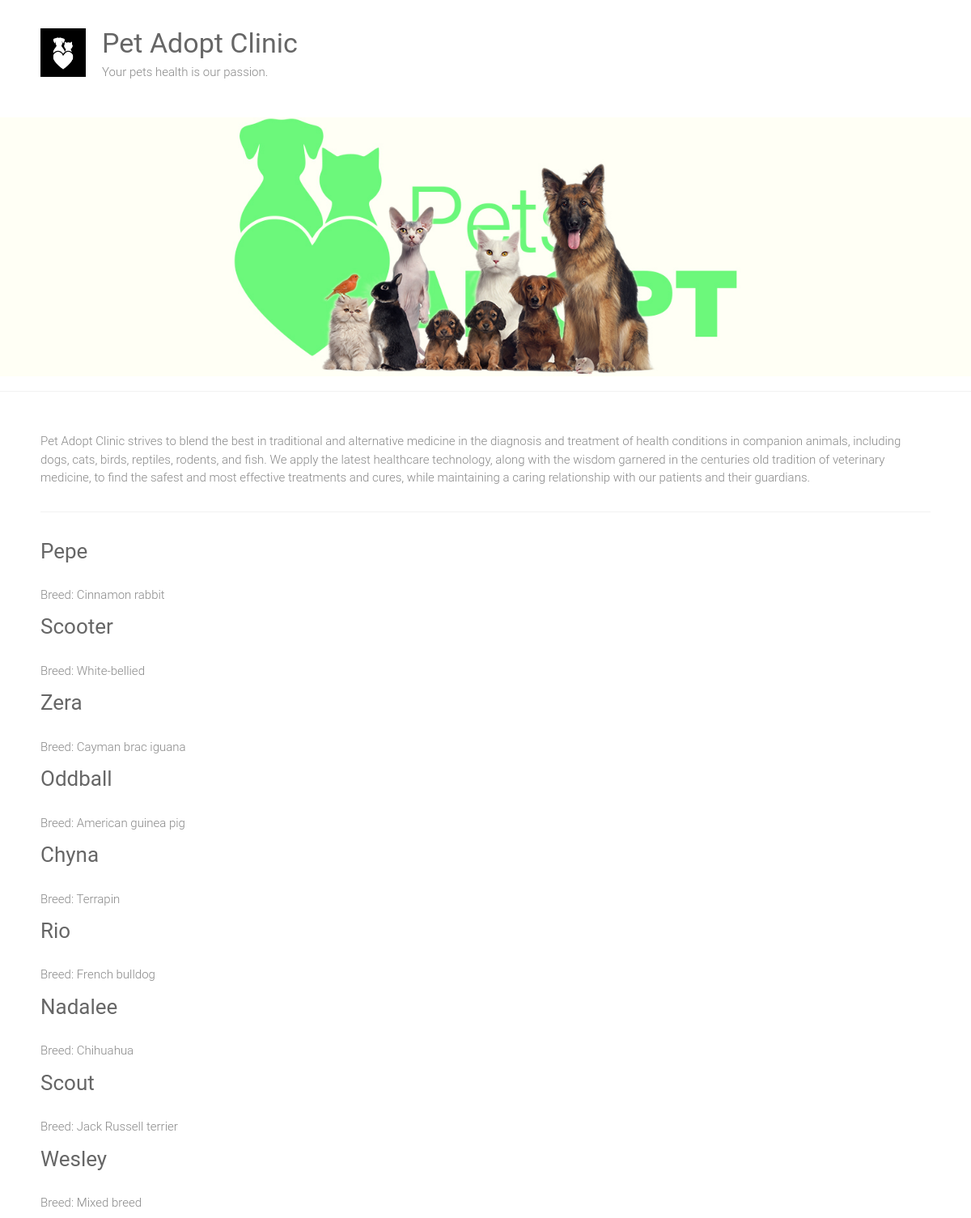
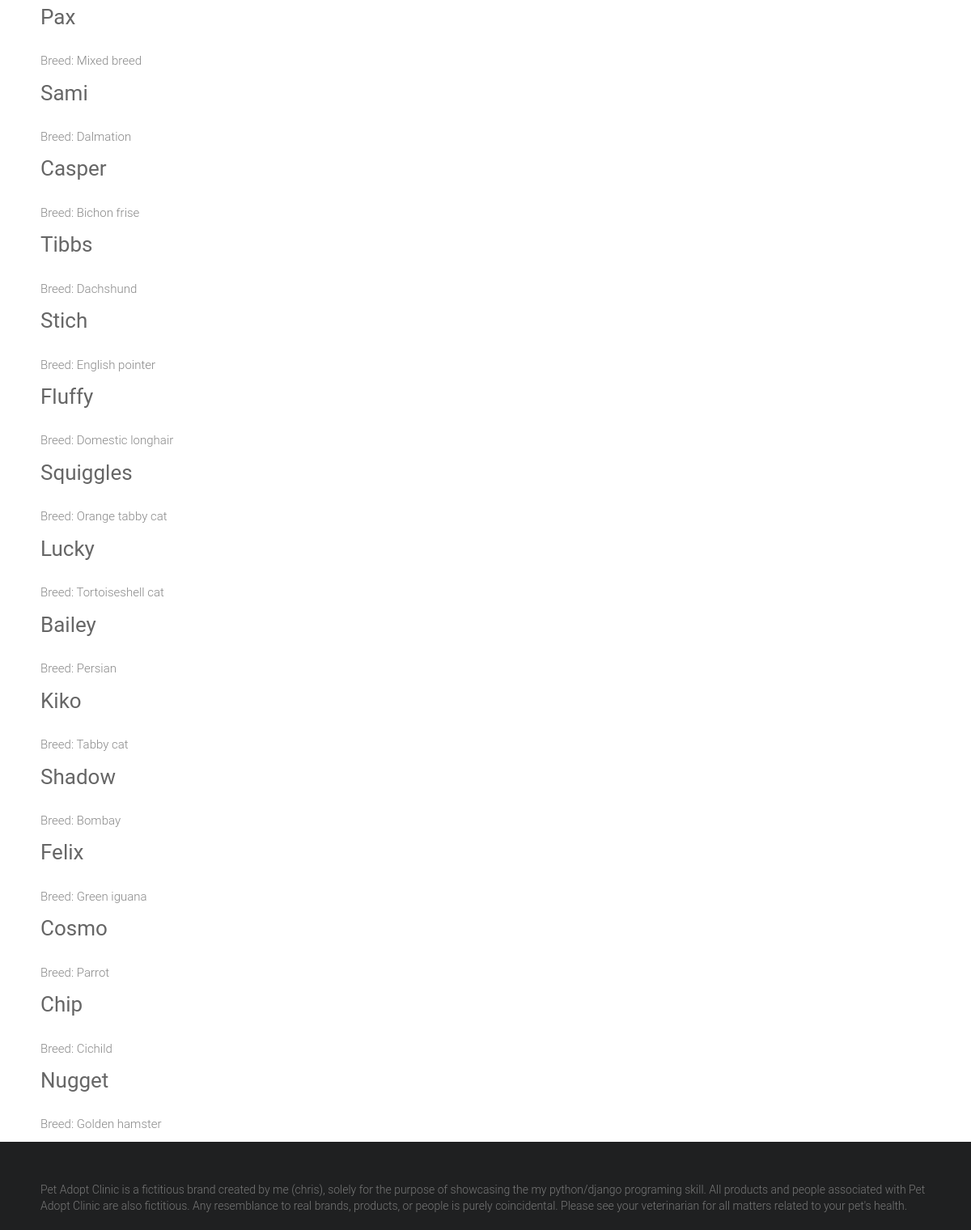
Before: / with the older database file (2 pictures, top to bottom).
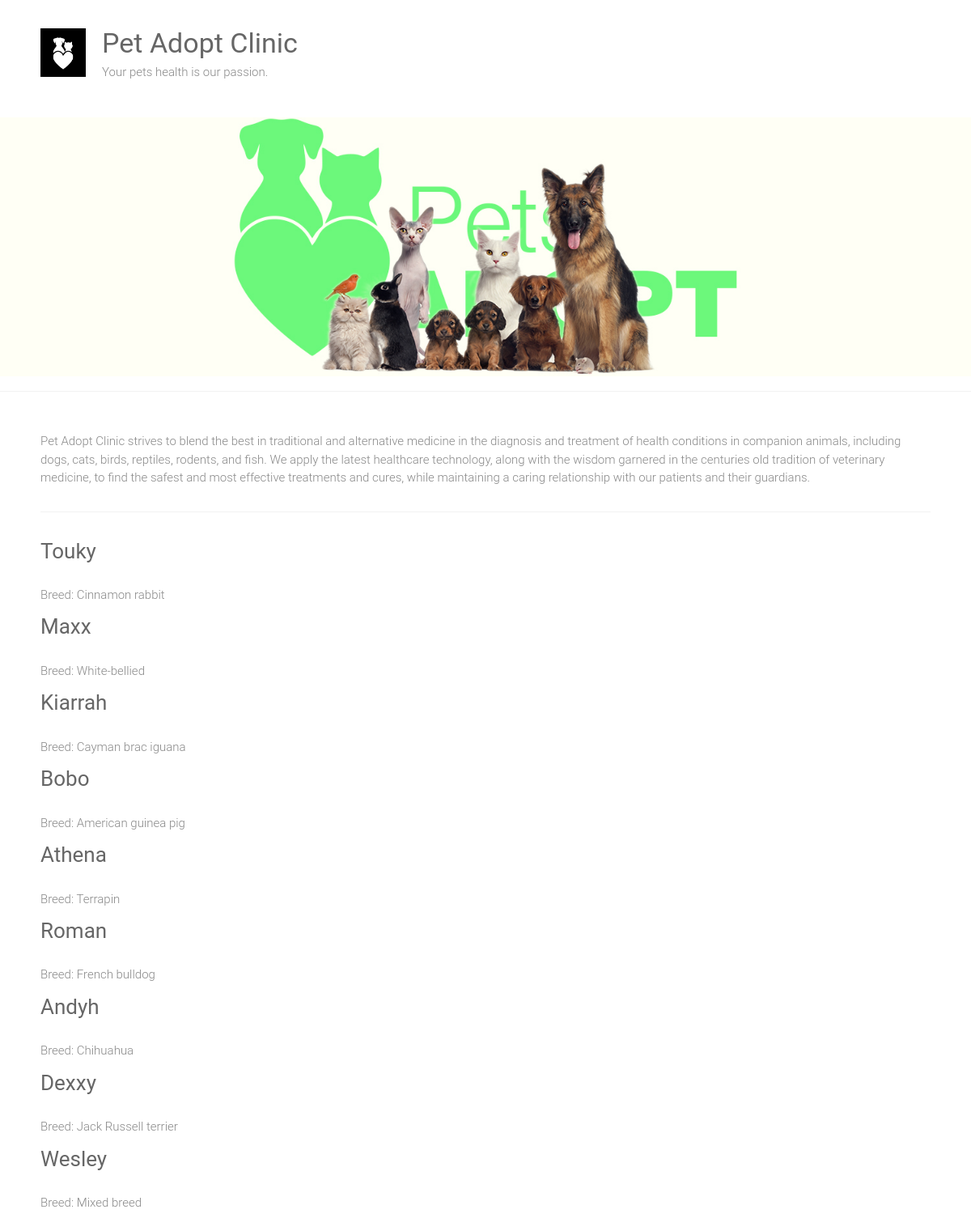
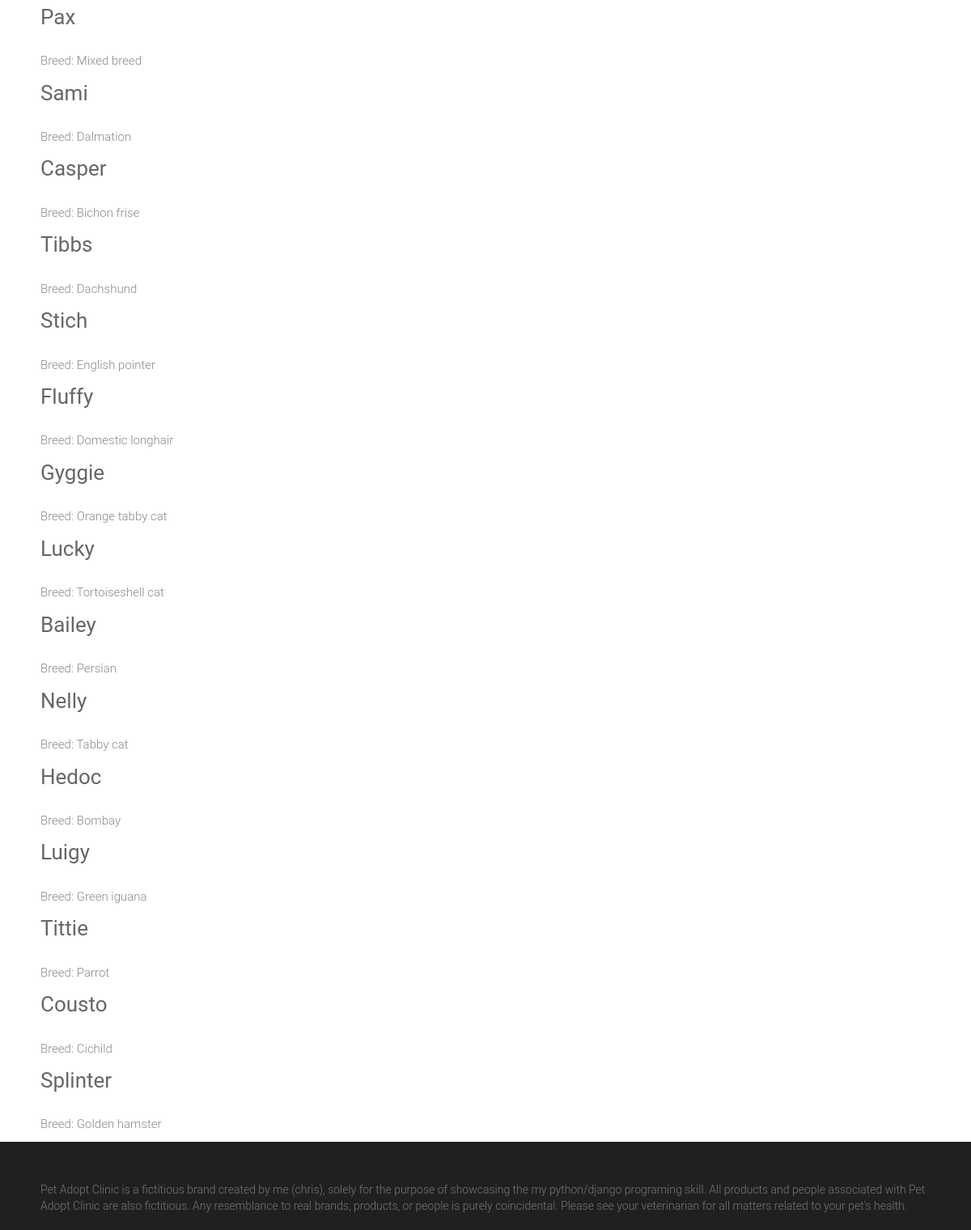
After: the same page with the newer database file (2 pictures, top to bottom).
### adoptions/models.py (models this page shows)
class Pet(models.Model):
    SEX_CHOICE = [('M','Male'),('F','Female')]
    name = models.CharField(max_length=100)
    submitter = models.CharField(max_length=100)
    species = models.CharField(max_length=30)
    breed = models.CharField(max_length=30)
    description = models.TextField()
    sex = models.CharField(choices=SEX_CHOICE, max_length=1)
    submission_date = models.DateTimeField()
    age = models.IntegerField(null=True)
    vaccinations = models.ManyToManyField('vaccine', blank=True)

### adoptions/views.py (the view)
# urls.py: url(r'^$', views.home, name='home'),
def home(request):
    pets = Pet.objects.all()
    return render(request,'home.html', {'pets': pets})

### adoptions/templates/home.html (shortened to what this page needs)
{% extends "base.html" %}
{% block content %}
<div>
    {% for pet in pets %}
        <div class="petname">
            <a href="{% url 'pet_detail' pet.id %}">
                <h3>{{ pet.name | capfirst }}</h3>
            </a>
            {% if pet.breed %}
                <p>Breed: {{ pet.breed }}</p>
            {% endif %}
        </div>
    {% endfor %}
</div>
{% endblock %}

### adoptions/templates/base.html (shortened to what this page needs)
{% load static %}
<html lang="en-US">
    <head>
        <link rel="stylesheet" id="ample-style-css" href="{% static 'style.css' %}" type="text/css" media="all">
    </head>
    <body class="wide">
        <div id="page" class="hfeed site">
            <header>
                <div class="header">
                    <div class="main-head-wrap inner-wrap clearfix">
                        <div id="header-logo-image">
                            <a href="/">
                                <img src="{% static 'images/logo1.png' %}" alt="Pet Adopt Clinic">
                            </a>
                        </div>
                        <div id="header-text" class="">
                            <h1 id="site-title">
                                <a href="/" title="Pet Adopt Clinic" rel="home">Pet Adopt Clinic</a>
                            </h1>
                            <p>Your pets health is our passion.</p>
                        </div>
                    </div>
                    <img src="{% static 'images/header1.jpg' %}" alt="Pet Adopt Clinic">
                </div>
            </header>
            <div class="main-wrapper">
                <div class="single-page clearfix">
                    <div class="inner-wrap">
                        <p>Pet Adopt Clinic strives to blend the best in traditional and alternative medicine in the diagnosis and treatment of health conditions in companion animals, including dogs, cats, birds, reptiles, rodents, and fish. We apply the latest healthcare technology, along with the wisdom garnered in the centuries old tradition of veterinary medicine, to find the safest and most effective treatments and cures, while maintaining a caring relationship with our patients and their guardians.</p>
                        <hr>
                        <div>
                        {% block content %}
                        {% endblock %}
                        </div>
                    </div>
                </div>
            </div>
            <footer id="colophon">
                <div class="inner-wrap">
                    Pet Adopt Clinic is a fictitious brand created by me (chris), solely for the purpose of showcasing the my python/django programing skill. All products and people associated with Pet Adopt Clinic are also fictitious. Any resemblance to real brands, products, or people is purely coincidental. Please see your veterinarian for all matters related to your pet's health.
                </div>
            </footer>
        </div>
    </body>
</html>

### static/style.css (style rules this page uses)
html, body, div, span, applet, object, iframe, h1, h2, h3, h4, h5, h6, p, blockquote, pre, a, abbr, acronym, address, big, cite, code, del, dfn, em, font, ins, kbd, q, s, samp, small, strike, strong, sub, sup, tt, var, dl, dt, dd, ol, ul, li, fieldset, form, label, legend, table, caption, tbody, tfoot, thead, tr, th, td { border: 0; font: inherit; font-size: 100%; font-style: inherit; font-weight: inherit; margin: 0; outline: 0; padding: 0; vertical-align: baseline; }
html { overflow-y: scroll; -webkit-text-size-adjust: 100%; -ms-text-size-adjust: 100%; }
article, aside, details, figcaption, figure, footer, header, main, nav, section { display: block; }
h1, h2, h3, h4, h5, h6 { color: #666666; line-height: 1.4; padding-bottom: 15px; font-weight: normal; }
h1 { font-size: 30px; }
h3 { font-size: 26px; }
body, button, input, select, textarea { color: #888888; font-size: 15px; line-height: 1.5; font-family: 'Roboto', sans-serif; font-weight: 300; }
p { color: #888888; font-size: 15px; line-height: 1.5; margin-bottom: 15px; font-weight: 300; }
body { background: #f2f2f2; }
hr { border-color: #f2f2f2; border-style: solid none none; border-width: 1px 0 0; height: 0; margin: 30px 0; }
a { color: #80abc8; text-decoration: none; -webkit-transition: 0.25s ease-in-out; -moz-transition: 0.25s ease-in-out; transition: 0.25s ease-in-out; -ms-transition: 0.25s ease-in-out; -o-transition: 0.25s ease-in-out; }
img { max-width: 100%; height: auto; vertical-align: top; margin-bottom: 18px; }
a img { border: 0; }
.clearfix:after { visibility: hidden; display: block; font-size: 0; content: " "; clear: both; height: 0; }
.clearfix { display: inline-block; }
.clearfix { display: block; }
body { padding-top: 30px; padding-bottom: 30px; }
body.wide { padding-top: 0; padding-bottom: 0; }
#page { background-color: #ffffff; margin: 0 auto; max-width: 1180px; box-shadow: 0 1px 2px 0 rgba(0, 0, 0, 0.1); }
.wide #page { max-width: 100%; }
.inner-wrap { max-width: 1100px; margin: 0 auto; }
.main-head-wrap { padding: 30px 0; }
.header { border-bottom: 1px solid #f2f2f2; }
#header-logo-image { float: left; padding: 5px 20px 5px 0; max-width: 100%; }
#header-logo-image img { margin-bottom: 0px; max-height: 60px; height: auto; width: auto; }
#header-text { float: left; padding-right: 20px; }
#site-title { padding-bottom: 0; }
#site-title a { color: #666666; font-size: 34px; }
.single-page { margin-top: 50px; }
.single-page p { margin-bottom: 10px; }
#colophon { font-size: 14px; clear: both; color: #777; background-color: #1f2021; overflow: hidden; padding: 50px 0 20px; }
#colophon, #colophon p { font-size: 14px; line-height: 1.4; }

Changed rows visible on the page:
changed Pet "Cinnamon rabbit": name "Pepe" → "Touky"
changed Pet "White-bellied": name "Scooter" → "Maxx"
changed Pet "Cayman brac iguana": name "Zera" → "Kiarrah"
changed Pet "American guinea pig": name "Oddball" → "Bobo"
changed Pet "Terrapin": name "Chyna" → "Athena"
changed Pet "French bulldog": name "Rio" → "Roman"
changed Pet "Chihuahua": name "Nadalee" → "Andyh"
changed Pet "Jack Russell terrier": name "Scout" → "Dexxy"
changed Pet "Orange tabby cat": name "Squiggles" → "Gyggie"
changed Pet "Tabby cat": name "Kiko" → "Nelly"
changed Pet "Bombay": name "Shadow" → "Hedoc"
changed Pet "Green iguana": name "Felix" → "Luigy"
changed Pet "Parrot": name "Cosmo" → "Tittie"
changed Pet "Cichild": name "Chip" → "Cousto"
changed Pet "Golden hamster": name "Nugget" → "Splinter"
